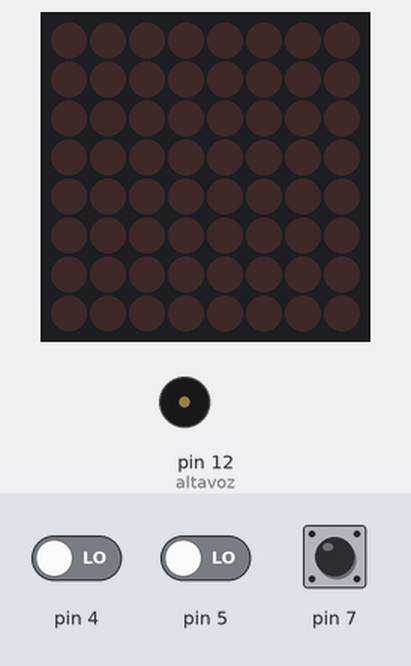
Bench run of a sketch on a simulated Arduino Uno, built with avr-gcc and run on an emulated ATmega328P. Parts: 8×8 LED matrix, buzzer (waves = sounding). The inputs (shaded band) are chosen by the test bench; at power-on: pin 7 LOW, pin 4 LOW, pin 5 LOW.

Above: at 1.2 s.
1.3 s: pin 7 driven HIGH
At 1.5 s:
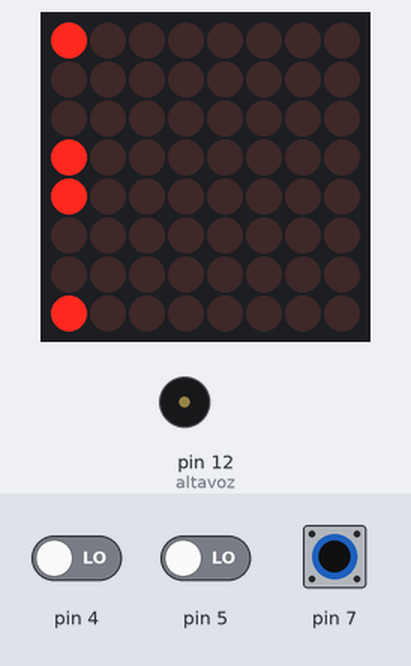
4.3 s: pin 4 driven HIGH
7.3 s: pin 7 pulsed LOW 5 times (0.12 s each, 0.3 s apart)
At 7.91 s:
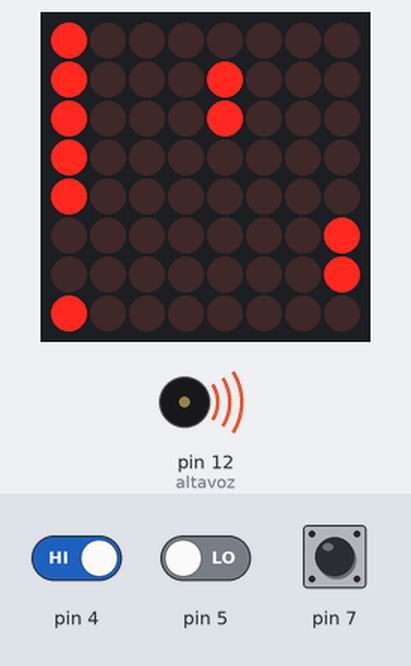
10.3 s: pin 7 pulsed LOW 2 times (0.12 s each, 0.3 s apart)
At 10.6 s:
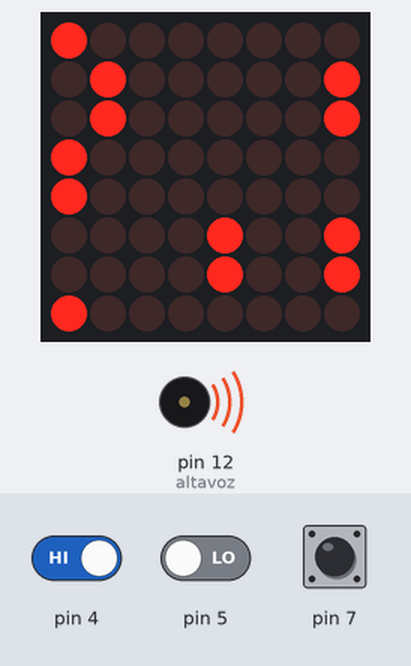
Timing chart, 0 to 13.3 s (numbered marks = the images above; inputs shaded):
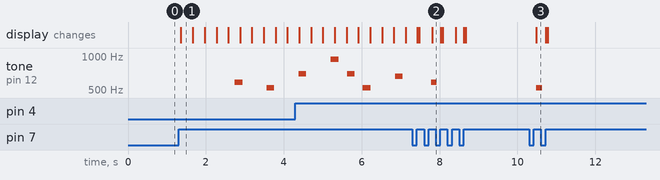

Measured:
- after the input at 1.3 s, tone on pin 12 (altavoz): silent → 587 Hz after 1.4 s, → silent 0.20 s later, → 523 Hz 0.62 s later, → silent 0.20 s later; the display: changes after 0.06 s (image 1)
- after the input at 7.3 s, the display: first differs from a run without the input after 0.17 s (image 2 shows a later state)
- after the input at 10.3 s, tone on pin 12 (altavoz): silent → 523 Hz after 0.18 s, → silent 0.15 s later; the display: changes after 0.18 s (image 3)

The sketch:

prueba_izi.ino
```cpp
#include <MaxMatrix.h>
#include <avr/pgmspace.h>

#include <LedControl.h>


int altavoz = 12;  //pin salida del altavoz, el otro pin del altavoz es GND
//octava alta
int Si2 = 1975;
int LaS2 = 1864;
int La2 = 1760;
int SolS2 = 1661;
int Sol2 = 1567;
int FaS2 = 1479;
int Fa2 = 1396;
int Mi2 = 1318;
int ReS2 = 1244;
int Re2 = 1174;
int DoS2 = 1108;
int Do2 = 1046;
//octava baja
int Si = 987;
int LaS = 932;
int La = 880;
int SolS = 830;
int Sol = 783;
int FaS = 739;
int Fa =  698;
int Mi =  659;
int ReS = 622;
int Re = 587;
int DoS = 554;
int Do = 523;
int bpm = 120;
//definimos las notas
int negra = 60000 / bpm;
int   negrap = negra * 1.5;
int blanca = negra * 2;
int blancap = blanca * 1.5;
int redonda = negra * 4;
int redondap = redonda * 1.5;
int corchea = negra / 2;
int corcheap = corchea * 1.5;
int semicorchea = negra / 4;
int  semicorcheap = semicorchea * 1.5;

int DIN = 8;
int CS =  9;
int CLK = 10;
int res1[] = {8,  16, 24,  28,  31,  35,  41,  45,  47,  52,  56,  58,  64};
int res2[] = {12,  20,  22,  28,  38,  41,  44,  50,  53,  61,  67,  69};
int linea1[] = {8,  16, 24,  28,  31,  35,  41,  45,  47,  52,  56,  58,  64};
int linea2[] = {12,  20,  22,  28,  38,  41,  44,  50,  53,  61,  67,  69};
int pos1 = 0;
int pos2 = 0;
unsigned long estadoA;
unsigned long estadoC;
int estadoAC;
int puntos = 0;
LedControl lc = LedControl(DIN, CLK, CS, 1);
//definimos la variable del tiempo
boolean game = true;
int estado = 0;
int estadoa = 0;
int salida = 0;
int botonI = 0;
int botonD = 0;
boolean resultado = false;
boolean puntoD = false;
boolean puntoI = false;
int a = 0;
int Nota[] = {Do, Do, Re, Do, Fa, Mi, Do, Do, Re, Do, Sol, Fa, Do, Do, Do2, La, Fa, Mi, Re, LaS, LaS, La, Fa, Sol, Fa};
char mensaje1[] = "" ; //Escriba el mensaje a desplegar
void setup() {
  lc.shutdown(0, false);      //The MAX72XX is in power-saving mode on startup
  lc.setIntensity(0, 5);     // Set the brightness to maximum value
  lc.clearDisplay(0);
  pinMode(7, INPUT);
  pinMode(5, INPUT);
  pinMode(4, INPUT);

  pinMode(altavoz, OUTPUT);
  //definimos la relacion de tiempo entre las notas


}

int Tiempo[] = {corchea, corchea, negra, negra, negra, blanca, corchea, corchea, negra, negra, negra, blanca, corchea, corchea, negra, negra, negra, negra, blanca, corchea, corchea, negra, negra, negra, blanca};
void resets() {
  for (int i = 0; i < 13; i++) {
    linea1[i] = res1[i];
  }
  for (int i = 0; i < 12; i++) {
    linea2[i] = res2[i];
  }


}
void move() {
  int ba = 0;
  int ba2 = 0;
  int b = 0;
  for (b = 0; b < 13; b++) {
    if (linea1[b] == 0) {
      ba++;


    } else {

      noTone(altavoz);
    }
    linea1[b] = linea1[b] - 1;

  }
  if (ba == 1) {
    puntoI = true;
  } else {
    puntoI = false;
  }
  a = a + 1;
  if (a == 23) {
    a = 0;
  }
  for (b = 0; b < 12; b++) {
    if (linea2[b] == 0) {
      ba2++;

    } else {

      noTone(altavoz);
    }

    linea2[b] = linea2[b] - 1;

  }
  if (ba2 == 1) {
    puntoD = true;
  } else {
    puntoD = false;
  }

}
void rungame() {
  for (int i = 0; i < 8; i++) {
    lc.setRow(0, i, B00000000);
    lc.setLed(0, 0, 0, HIGH);
    lc.setLed(0, 7, 0, HIGH);
    lc.setLed(0, 3, 0, HIGH);
    lc.setLed(0, 4, 0, HIGH);
  }
  //
  int i = 0;
  int b = 0;
  for (b = 0; b < 13; b++) {
    if (linea1[b] > 7) {
    } else {
      int z = linea1[b];
      lc.setLed(0, 1, z, HIGH);
      lc.setLed(0, 2, z, HIGH);
      if (z == 0) {
        tone(altavoz, Nota[a], Tiempo[a]);
      }
    }
  }
  for (b = 0; b < 12; b++) {
    if (linea2[b] > 7) {} else {
      int x = linea2[b];
      lc.setLed(0, 5, x, HIGH);
      lc.setLed(0, 6, x, HIGH); if (x == 0) {
        tone(altavoz, Nota[a], Tiempo[a]);
      }
    }
  }
}
void loop() {
  if (linea2[11] == -1) {
    game = false;
  }
  botonI = digitalRead(5);
  botonD = digitalRead(4);
  estado = digitalRead(7);
  estadoC = millis();
  estadoAC += estadoC - estadoA;
  if ((estado == HIGH) && (estadoa == LOW)) {
    salida = 1 - salida;
    delay(50);
  }
  estadoa = estado;
  if (salida == 1) {
    if (game == true) {
      rungame();
    }
    if (game == false) {
      if (resultado == false) {
        resultado = true;
        lc.clearDisplay(0);
      }
      resets();
      switch (puntos)
      {
        case 0:
          { byte pun[] = {0x00, 0x00, 0x7e, 0x81, 0x81, 0x7e, 0x00, 0x00};
            printByte(pun);
          }
          break;
        case 1:
          { byte pun[] = {0x00, 0x00, 0x00, 0xff, 0x02, 0x04, 0x00, 0x00};
            printByte(pun);
          }
          break;
        case 2:
          { byte pun1[] = {0x00, 0x00, 0x8e, 0x91, 0xa1, 0xc6, 0x00, 0x00};
            printByte(pun1);
          }
          break;
        case 3: {
            byte pun2[] = {0x00, 0x00, 0x42, 0x81, 0x89, 0x76, 0x00, 0x00};
            printByte(pun2);
          }
          break;
        case 4: {
            byte pun3[] = {0x00, 0x00, 0x0f, 0x08, 0x08, 0xff, 0x00, 0x00};
            printByte(pun3);
          }
          break;
        case 5: {
            byte pun4[] = {0x00,0x00,0x6f,0x89,0x89,0x71,0x00,0x00};
            printByte(pun4);
          }
          break;
        case 6: {
            byte pun5[] = {0x00, 0x00, 0x7e, 0x89, 0x89, 0x72, 0x00, 0x00};
            printByte(pun5);
          }
          break;
        case 7: {
            byte pun6[] = {0x00, 0x00, 0x01, 0xe1, 0x19, 0x07, 0x00, 0x00};
            printByte(pun6);
          }
          break;
        case 8: {
            byte pun7[] = {0x00, 0x00, 0xff, 0x89, 0x89, 0xff, 0x00, 0x00};
            printByte(pun7);
          }
          break;
        case 9: {
            byte pun8[] = {0x00, 0x00, 0x0f, 0x09, 0x09, 0xff, 0x00, 0x00};
            printByte(pun8);
          }
          break;
        case 10: {
            byte pun9[] = {0x00, 0x00, 0x0f, 0x09, 0x09, 0xff, 0x00, 0x00};
            printByte(pun9);
          }
          break;
        case 11: {
            byte pun10[] = {0x04, 0x02, 0xff, 0x00, 0x7e, 0x81, 0x7e, 0x00};
            printByte(pun10);
          }
          break;
        case 12: {
            byte pun11[] = {0x04, 0x02, 0xff, 0x00, 0x04, 0x02, 0xff, 0x00};
            printByte(pun11);
          }
          break;
        case 13: {
            byte pun12[] = {0x04, 0x02, 0xff, 0x00, 0xe2, 0x91, 0x8e, 0x00};
            printByte(pun12);
          }
          break;
        case 14: {
            byte pun13[] = {0x04, 0x02, 0xff, 0x00, 0x42, 0x89, 0x76, 0x00};
            printByte(pun13);
          }
          break;
        case 15: {
            byte pun14[] = {0x04, 0x02, 0xff, 0x00, 0x0f, 0x08, 0xff, 0x00};
            printByte(pun14);
          }
          break;
        case 16: {
            byte pun15[] = {0x04, 0x02, 0xff, 0x00, 0x71, 0x89, 0x8f, 0x00};
            printByte(pun15);
          }
          break;
        case 17: {
            byte pun16[] = {0x04, 0x02, 0xff, 0x00, 0x7e, 0x89, 0x71, 0x00};
            printByte(pun16);
          }
          break;
        case 18: {
            byte pun17[] = {0x04, 0x02, 0xff, 0x00, 0x01, 0xf1, 0x0f, 0x00};
            printByte(pun17);
          }
          break;
        case 19: {
            byte pun18[] = {0x04, 0x02, 0xff, 0x00, 0xff, 0x89, 0xff, 0x00};
            printByte(pun18);
          }
          break;
        case 20: {
            byte pun19[] = {0x04, 0x02, 0xff, 0x00, 0x0f, 0x09, 0xff, 0x00};
            printByte(pun19);
          }
          break;
        case 21: {
            byte pun20[] = {0xc6, 0xa1, 0x9e, 0x00, 0x7e, 0x81, 0x7e, 0x00};
            printByte(pun20);
          }
          break;
        case 22: {
            byte pun21[] = {0xc6, 0xa1, 0x9e, 0x00, 0x04, 0x02, 0xff, 0x00};
            printByte(pun21);
          }
          break;
        case 23: {
            byte pun22[] = {0xc6, 0xa1, 0x9e, 0x00, 0x42, 0x89, 0x76, 0x00};
            printByte(pun22);
          }
          break;
        case 24: {
            byte pun23[] = {0xc6, 0xa1, 0x9e, 0x00, 0x0f, 0x08, 0xff, 0x00};
            printByte(pun23);
          }
          break;
        case 25: {
            byte pun24[] = {0xc6,0xa1,0x9e,0x00,0x4f,0x89,0x71,0x00};
            printByte(pun24);
          }
          break;
        default: break;
      }
    }
    if (estadoAC > 200) {
      estadoAC = 0;
      move();
    }
  } else {
    resultado=false;
    puntos=0;
    game = true;
    lc.clearDisplay(0);
  }

  if ((botonI == HIGH) && (puntoI == true)) {
    puntos++;
    puntoI = false;
  }
  if ((botonD == HIGH) && (puntoD == true)) {
    puntos++;
    puntoD = false;
  }

  estadoA = estadoC;


}

void printByte(byte character [])
{
  int i = 0;
  for (i = 0; i < 8; i++)
  {
    lc.setRow(0, i, character[i]);
  }
}
```
